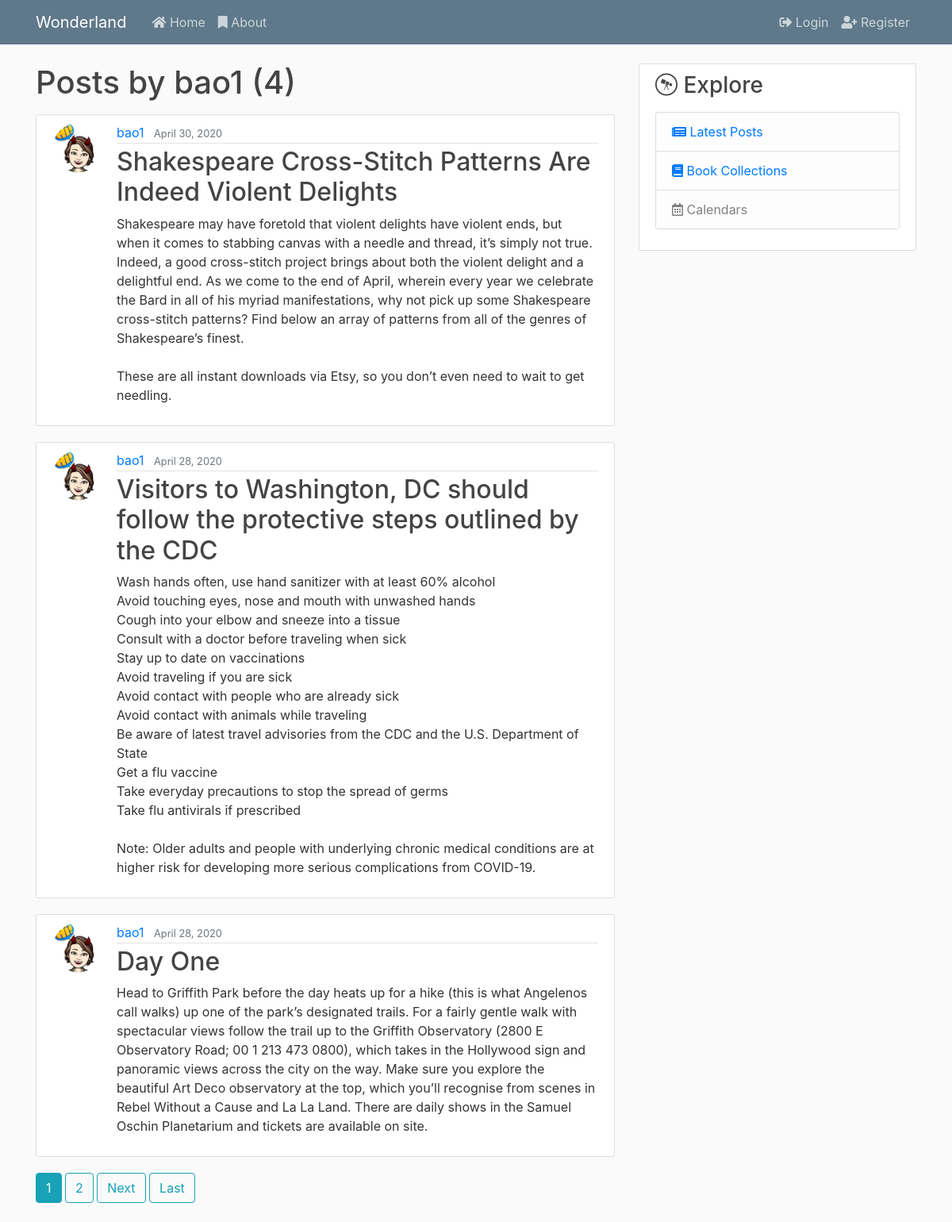
Page /user/bao1 on the committed database.
### blog/models.py (models this page shows, shortened)
class Post(models.Model):
    title = models.CharField(max_length=100)
    content = models.TextField()
    date_posted = models.DateTimeField(default=timezone.now)
    author = models.ForeignKey(User, on_delete=models.CASCADE)
    likes = models.ManyToManyField(User, blank=True, related_name="post_likes")

### users/models.py (models this page shows, shortened)
class Profile(models.Model):
    user = models.OneToOneField(User, on_delete=models.CASCADE)
    image = models.ImageField(default="default.png", upload_to='profile_pics')

### blog/views.py (the view)
# urls.py: path("user/<str:username>", UserPostListView.as_view(), name="user-posts"),
class UserPostListView(ListView):
    model = Post
    template_name = "blog/user_posts.html"
    context_object_name = "posts"
    ordering = ["-date_posted"]
    paginate_by = 3
    def get_queryset(self):
        user = get_object_or_404(User, username=self.kwargs.get("username"))
        return Post.objects.filter(author=user).order_by("-date_posted")

### blog/templates/blog/user_posts.html (shortened to what this page needs)
{% extends "blog/base.html" %}
{% block content %}
    <h1 class="mb-3">Posts by {{ view.kwargs.username }} ({{ page_obj.paginator.count }})</h1>
    {% for post in posts %}
        <article class="media content-section">
            <img class="rounded-circle article-img" src="{{ post.author.profile.image.url }}" alt="">
            <div class="media-body">
                <div class="article-metadata">
                    <a class="mr-2" href="{% url 'user-posts' post.author.username %}">{{ post.author }}</a>
                    <small class="text-muted">{{ post.date_posted|date:"F d, Y" }}</small>
                </div>
                <h2><a class="article-title" href="{% url 'post-detail' post.pk %}">{{ post.title }}</a></h2>
                <p class="article-content">{{ post.content }}</p>
            </div>
        </article>
    {% endfor %}
    {% if is_paginated %}
        {% for num in page_obj.paginator.page_range %}
            {% if page_obj.number == num %}
                <a class="btn btn-info mb-4" href="?page={{ num }}">{{ num }}</a>
            {% elif num > page_obj.number|add:'-3' and num < page_obj.number|add:'3' %}
                <a class="btn btn-outline-info mb-4" href="?page={{ num }}">{{ num }}</a>
            {% endif %}
        {% endfor %}
        {% if page_obj.has_next %}
            <a class="btn btn-outline-info mb-4" href="?page={{ page_obj.next_page_number }}">Next</a>
            <a class="btn btn-outline-info mb-4" href="?page={{ page_obj.paginator.num_pages }}">Last</a>
        {% endif %}
    {% endif %}
{% endblock %}

### blog/static/blog/main.css (style rules this page uses)
body { background: #fafafa; color: #333333; margin-top: 5rem; }
h1, h2, h3, h4, h5, h6 { color: #444444; }
.content-section { background: #ffffff; padding: 10px 20px; border: 1px solid #dddddd; border-radius: 3px; margin-bottom: 20px; }
.article-title { color: #444444; }
.article-content { white-space: pre-line; }
.article-img { height: 65px; width: 65px; margin-right: 16px; }
.article-metadata { padding-bottom: 1px; margin-bottom: 4px; border-bottom: 1px solid #e3e3e3 }

### rows in the picture
Post: author.profile.image (picture), author "bao1", date_posted "April 30, 2020", title "Shakespeare Cross-Stitch Patterns Are Indeed Violent Delights", content "Shakespeare may have foretold that violent delights have violent ends, but when it comes to stabbing canvas with a needle and thread, it’s simply not true. Indeed, a good cross-stitch project brings about both the violent delight and a delightful end. As we come to the end of April, wherein every year we celebrate the Bard in all of his myriad manifestations, why not pick up some Shakespeare cross-stitch patterns? Find below an array of patterns from all of the genres of Shakespeare’s finest. These are all instant downloads via Etsy, so you don’t even need to wait to get needling."
Post: author.profile.image (picture), author "bao1", date_posted "April 28, 2020", title "Visitors to Washington, DC should follow the protective steps outlined by the CDC", content "Wash hands often, use hand sanitizer with at least 60% alcohol Avoid touching eyes, nose and mouth with unwashed hands Cough into your elbow and sneeze into a tissue Consult with a doctor before traveling when sick Stay up to date on vaccinations Avoid traveling if you are sick Avoid contact with people who are already sick Avoid contact with animals while traveling Be aware of latest travel advisories from the CDC and the U.S. Department of State Get a flu vaccine Take everyday precautions to stop the spread of germs Take flu antivirals if prescribed Note: Older adults and people with underlying chronic medical conditions are at higher risk for developing more serious complications from…"
Post: author.profile.image (picture), author "bao1", date_posted "April 28, 2020", title "Day One", content "Head to Griffith Park before the day heats up for a hike (this is what Angelenos call walks) up one of the park’s designated trails. For a fairly gentle walk with spectacular views follow the trail up to the Griffith Observatory (2800 E Observatory Road; 00 1 213 473 0800), which takes in the Hollywood sign and panoramic views across the city on the way. Make sure you explore the beautiful Art Deco observatory at the top, which you’ll recognise from scenes in Rebel Without a Cause and La La Land. There are daily shows in the Samuel Oschin Planetarium and tickets are available on site."

### other values in the picture
{{ view.kwargs.username }} "bao1"
{{ page_obj.paginator.count }} "4"
{{ num }} "1"
{{ num }} "2"
